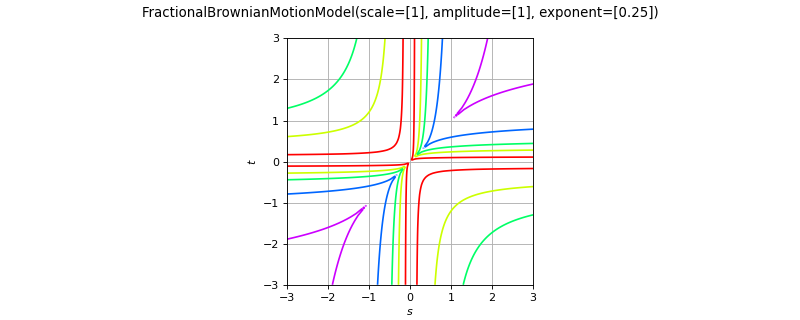

Python code for this plot:
import openturns as ot
from matplotlib import pyplot as plt
from openturns.viewer import View
if ot.FractionalBrownianMotionModel().__class__.__name__ == 'ExponentialModel':
    covarianceModel = ot.ExponentialModel([0.5], [5.0])
elif ot.FractionalBrownianMotionModel().__class__.__name__ == 'GeneralizedExponential':
    covarianceModel = ot.GeneralizedExponential([2.0], [3.0], 1.5)
elif ot.FractionalBrownianMotionModel().__class__.__name__ == 'ProductCovarianceModel':
    amplitude = [1.0]
    scale1 = [4.0]
    scale2 = [4.0]
    cov1 = ot.ExponentialModel(scale1, amplitude)
    cov2 = ot.ExponentialModel(scale2, amplitude)
    covarianceModel = ot.ProductCovarianceModel([cov1, cov2])
elif ot.FractionalBrownianMotionModel().__class__.__name__ == 'RankMCovarianceModel':
    variance = [1.0, 2.0]
    basis = ot.LinearBasisFactory().build()
    covarianceModel = ot.RankMCovarianceModel(variance, basis)
elif ot.FractionalBrownianMotionModel().__class__.__name__ == 'StationaryFunctionalCovarianceModel':
    rho = ot.SymbolicFunction(['tau'], ['exp(-tau)*cos(2*pi_*tau)'])
    covarianceModel = ot.StationaryFunctionalCovarianceModel([1.0], [1.0], rho)
else:
    covarianceModel = ot.FractionalBrownianMotionModel()
title = str(covarianceModel)[:100]
if covarianceModel.getInputDimension() == 1:
    scale = covarianceModel.getScale()[0]
    if covarianceModel.isStationary():
        def f(x):
            return [covarianceModel(x)[0, 0]]
        func = ot.PythonFunction(1, 1, f)
        func.setDescription(['$tau$', '$cov$'])
        cov_graph = func.draw(-3.0 * scale, 3.0 * scale, 129)
        cov_graph.setTitle(title)
        fig = plt.figure(figsize=(10, 4))
        cov_axis = fig.add_subplot(111)
        View(cov_graph, figure=fig, axes=[cov_axis], add_legend=False)
    else:
        def f(x):
            return [covarianceModel([x[0]], [x[1]])[0, 0]]
        func = ot.PythonFunction(2, 1, f)
        func.setDescription(['$s$', '$t$', '$cov$'])
        cov_graph = func.draw([-3.0 * scale]*2, [3.0 * scale]*2, [129]*2)
        cov_graph.setTitle(title)
        fig = plt.figure(figsize=(10, 4))
        cov_axis = fig.add_subplot(111)
        View(cov_graph, figure=fig, axes=[cov_axis], add_legend=False, square_axes=True)
elif covarianceModel.getInputDimension() == 2:
    scale = covarianceModel.getScale()
    if covarianceModel.isStationary():
        def f(x):
            return [covarianceModel(x)[0, 0]]
        func = ot.PythonFunction(2, 1, f)
        func.setDescription(['$s$', '$t$', '$cov$'])
        cov_graph = func.draw(-3.0 * scale, 3.0 * scale, [129]*2)
        cov_graph.setTitle(title)
        fig = plt.figure(figsize=(10, 4))
        cov_axis = fig.add_subplot(111)
        View(cov_graph, figure=fig, axes=[cov_axis], add_legend=False, square_axes=True)
